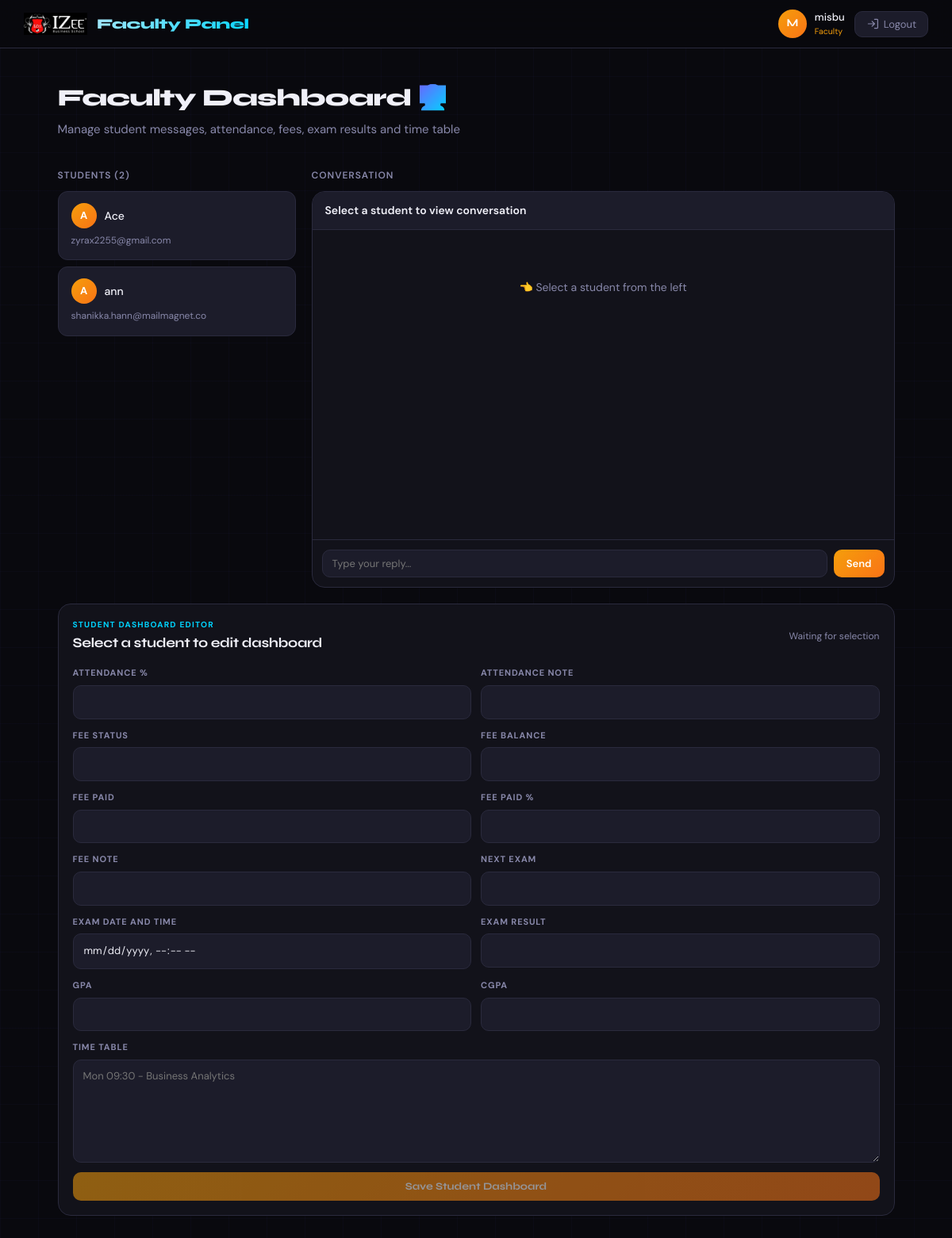
The app's page /faculty_dashboard (signed in) with its own data.
### tables this page shows
CREATE TABLE users (
            id          INTEGER PRIMARY KEY AUTOINCREMENT,
            name        TEXT    NOT NULL,
            email       TEXT    NOT NULL UNIQUE,
            password    TEXT    NOT NULL,
            salt        TEXT    NOT NULL,
            created_at  TEXT    DEFAULT (datetime('now'))
        , role TEXT DEFAULT 'student');

### app.py (the view)
@app.route('/faculty_dashboard')
@login_required
def faculty_dashboard():
    user = get_user_by_id(session['user_id'])
    conn = get_db()
    user_row = conn.execute(
        "SELECT role FROM users WHERE id = ?",
        (session['user_id'],)
    ).fetchone()
    actual_role = user_row['role'] if user_row else 'student'
    session['user_role'] = actual_role  # fix session if wrong
    if actual_role != 'faculty':
        conn.close()
        return redirect(url_for('dashboard'))
    messages = conn.execute("""
        SELECT m.*, u.name as sender_name
        FROM messages m
        JOIN users u ON m.sender_id = u.id
        WHERE m.receiver_id = ?
        ORDER BY m.timestamp DESC
    """, (session['user_id'],)).fetchall()
    ensure_student_dashboard_table(conn)
    students = conn.execute("""
        SELECT id, name, email
        FROM users
        WHERE role = 'student'
        ORDER BY name ASC
    """).fetchall()
    conn.close()
    return render_template('faculty_dashboard.html',
                           user=user,
                           messages=[dict(m) for m in messages],
                           students=[dict(s) for s in students])

### app.py (called while the page is built)
def login_required(f):
    @wraps(f)
    def decorated(*args, **kwargs):
        if 'user_id' not in session:
            if request.is_json:
                return jsonify({'error': 'Authentication required', 'redirect': '/login'}), 401
            return redirect(url_for('login_page'))
        return f(*args, **kwargs)
    return decorated

@app.after_request
def add_security_headers(response):
    response.headers.setdefault('X-Content-Type-Options', 'nosniff')
    response.headers.setdefault('X-Frame-Options', 'SAMEORIGIN')
    response.headers.setdefault('Referrer-Policy', 'strict-origin-when-cross-origin')
    response.headers.setdefault(
        'Permissions-Policy',
        'camera=(), microphone=(), geolocation=()',
    )
    return response

def get_db():
    return get_connection()

### models/database.py (called while the page is built)
def get_connection() -> sqlite3.Connection:
    DB_PATH.parent.mkdir(parents=True, exist_ok=True)
    conn = sqlite3.connect(DB_PATH, timeout=30)
    conn.row_factory = sqlite3.Row
    conn.execute("PRAGMA foreign_keys = ON")
    conn.execute("PRAGMA journal_mode = WAL")
    conn.execute("PRAGMA busy_timeout = 5000")
    return conn

def get_user_by_id(user_id: int) -> dict | None:
    conn = get_connection()
    row = conn.execute(
        "SELECT id, name, email, role, created_at FROM users WHERE id = ?",
        (user_id,),
    ).fetchone()
    conn.close()
    return dict(row) if row else None

### templates/faculty_dashboard.html (shortened to what this page needs)
<!DOCTYPE html>
<html lang="en">
<head>
  <link rel="stylesheet" href="/static/css/dashboard.css" />
</head>
<body>
<nav class="navbar">
  <div class="navbar-brand">
    <img src="/static/images/izee_logo.png" alt="IZee" class="nav-logo" />
    <span>Faculty Panel</span>
  </div>
  <div class="navbar-right">
    <div class="nav-user">
      <div class="nav-avatar" style="background: linear-gradient(135deg,#f59e0b,#f97316);">
        {{ user.name[0].upper() }}
      </div>
      <div class="nav-info">
        <span class="nav-name">{{ user.name }}</span>
        <span class="nav-role" style="color:#f59e0b;">Faculty</span>
      </div>
    </div>
    <button class="nav-logout" onclick="logout()">
      <svg viewBox="0 0 20 20" fill="none"><path d="M13 3h4a1 1 0 011 1v12a1 1 0 01-1 1h-4M9 14l4-4-4-4M13 10H3" stroke="currentColor" stroke-width="1.5" stroke-linecap="round" stroke-linejoin="round"/></svg>
      Logout
    </button>
  </div>
</nav>
<main class="main">
  <div class="welcome">
    <h1>Faculty Dashboard <span class="highlight">👩‍🏫</span></h1>
    <p>Manage student messages, attendance, fees, exam results and time table</p>
  </div>
  {% if students|length == 0 %}
  <div class="empty-state">
    <p style="font-size:48px;">💬</p>
    <p>No student accounts yet.</p>
    <p style="font-size:12px; margin-top:8px;">When students register, they'll appear here.</p>
  </div>
  {% else %}
  <div class="two-col">
    <div>
      <p style="font-size:12px; color:var(--text-muted); font-weight:600; text-transform:uppercase; letter-spacing:0.08em; margin-bottom:10px;">Students ({{ students|length }})</p>
      <div class="msg-list" id="studentList">
        {% for student in students %}
        <div class="msg-card" id="card-{{ student.id }}" onclick='selectStudent({{ student.id }}, {{ student.name|tojson }})'>
          <div class="msg-card-header">
            <div class="msg-sender-avatar">{{ student.name[0].upper() }}</div>
            <span class="msg-sender-name">{{ student.name }}</span>
          </div>
          <p class="msg-preview">{{ student.email }}</p>
        </div>
        {% endfor %}
      </div>
    </div>
    <div>
      <p style="font-size:12px; color:var(--text-muted); font-weight:600; text-transform:uppercase; letter-spacing:0.08em; margin-bottom:10px;">Conversation</p>
      <div class="chat-panel">
        <div class="chat-panel-header" id="chatPanelHeader">
          Select a student to view conversation
        </div>
        <div class="chat-panel-messages" id="chatPanelMessages">
          <div class="empty-state">
            <p>👈 Select a student from the left</p>
          </div>
        </div>
        <div class="chat-panel-input">
          <textarea id="replyInput" placeholder="Type your reply..." rows="1"></textarea>
          <button class="reply-btn" onclick="sendReply()">Send</button>
        </div>
      </div>
    </div>
  </div>
  <section class="editor-panel">
    <div class="editor-header">
      <div>
        <p class="section-kicker">Student dashboard editor</p>
        <h2 id="editorTitle">Select a student to edit dashboard</h2>
      </div>
      <span class="save-status" id="saveStatus">Waiting for selection</span>
    </div>
    <div class="editor-grid">
      <div class="field">
        <label for="attendancePercent">Attendance %</label>
        <input id="attendancePercent" type="number" min="0" max="100" disabled />
      </div>
      <div class="field">
        <label for="attendanceNote">Attendance note</label>
        <input id="attendanceNote" type="text" disabled />
      </div>
      <div class="field">
        <label for="feeStatus">Fee status</label>
        <input id="feeStatus" type="text" disabled />
      </div>
      <div class="field">
        <label for="feeBalance">Fee balance</label>
        <input id="feeBalance" type="text" disabled />
      </div>
      <div class="field">
        <label for="feePaid">Fee paid</label>
        <input id="feePaid" type="text" disabled />
      </div>
      <div class="field">
        <label for="feePaidPercent">Fee paid %</label>
        <input id="feePaidPercent" type="number" min="0" max="100" disabled />
      </div>
      <div class="field">
        <label for="feeNote">Fee note</label>
        <input id="feeNote" type="text" disabled />
      </div>
      <div class="field">
        <label for="nextExamTitle">Next exam</label>
        <input id="nextExamTitle" type="text" disabled />
      </div>
      <div class="field">
        <label for="nextExamDate">Exam date and time</label>
        <input id="nextExamDate" type="datetime-local" disabled />
      </div>
      <div class="field">
        <label for="examResult">Exam result</label>
        <input id="examResult" type="text" disabled />
      </div>
      <div class="field">
        <label for="gpa">GPA</label>
        <input id="gpa" type="text" disabled />
      </div>
      <div class="field">
        <label for="cgpa">CGPA</label>
        <input id="cgpa" type="text" disabled />
      </div>
      <div class="field full">
        <label for="timetable">Time table</label>
        <textarea id="timetable" placeholder="Mon 09:30 - Business Analytics" disabled></textarea>
      </div>
      <div class="field full">
        <button class="save-dashboard-btn" id="saveDashboardBtn" onclick="saveStudentDashboard()" disabled>Save Student Dashboard</button>
      </div>
    </div>
  </section>
  {% endif %}
</main>
</body>
</html>

### static/css/dashboard.css (style rules this page uses)
*, *::before, *::after { box-sizing: border-box; margin: 0; padding: 0; }
:root { --bg: #09090e; --surface: #12121a; --surface2: #1c1c2a; --border: #2a2a3d; --accent: #6c63ff; --accent2: #00d4ff; --text: #f0f0f8; --text-muted: #8888aa; --text-dim: #555570; --radius: 16px; --transition: 0.25s cubic-bezier(0.4,0,0.2,1); }
html, body { min-height: 100%; background: var(--bg); color: var(--text); font-family: 'DM Sans', sans-serif; font-size: 15px; line-height: 1.6; }
.navbar { position: sticky; top: 0; z-index: 100; display: flex; align-items: center; justify-content: space-between; padding: 0.75rem 2rem; background: rgba(9,9,14,0.85); backdrop-filter: blur(16px); border-bottom: 1px solid var(--border); }
.navbar-brand { display: flex; align-items: center; gap: 12px; font-family: 'Syne', sans-serif; font-weight: 800; font-size: 1.2rem; letter-spacing: -0.02em; background: linear-gradient(135deg, var(--text), var(--accent2)); -webkit-background-clip: text; -webkit-text-fill-color: transparent; }
.nav-logo { width: 80px; height: 30px; object-fit: contain; -webkit-text-fill-color: unset; }
.navbar-right { display: flex; align-items: center; gap: 12px; }
.nav-user { display: flex; align-items: center; gap: 10px; }
.nav-avatar { width: 36px; height: 36px; border-radius: 50%; background: linear-gradient(135deg, var(--accent), var(--accent2)); display: grid; place-items: center; font-family: 'Syne', sans-serif; font-weight: 700; font-size: 0.9rem; color: white; }
.nav-name { font-size: 0.875rem; font-weight: 500; display: block; }
.nav-role { font-size: 0.7rem; color: var(--accent2); display: block; }
.nav-logout { display: flex; align-items: center; gap: 6px; padding: 7px 14px; border-radius: 10px; background: var(--surface2); border: 1px solid var(--border); color: var(--text-muted); cursor: pointer; font-size: 13px; font-family: 'DM Sans', sans-serif; transition: all var(--transition); }
.nav-logout svg { width: 16px; height: 16px; }
.main { position: relative; z-index: 1; max-width: 1100px; margin: 0 auto; padding: 2.5rem 1.5rem 4rem; }
.welcome { margin-bottom: 2.5rem; }
.welcome h1 { font-family: 'Syne', sans-serif; font-size: 2rem; font-weight: 800; letter-spacing: -0.03em; margin-bottom: 0.25rem; }
.welcome p { font-size: 1rem; color: var(--text-muted); }
.highlight { background: linear-gradient(135deg, var(--accent), var(--accent2)); -webkit-background-clip: text; -webkit-text-fill-color: transparent; }
.section-kicker { color: var(--accent2); font-size: 0.68rem; font-weight: 700; letter-spacing: 0.12em; text-transform: uppercase; }

### records on screen
users: name "M", name "misbu"
users: name "A", name "Ace", email "zyrax2255@gmail.com"
users: name "A", name "ann", email "shanikka.hann@mailmagnet.co"

### other values on screen
{{ students|length }} "2"
